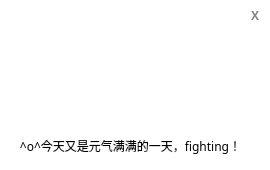
<?xml version="1.0" encoding="UTF-8"?>
<ui version="4.0">
 <class>Sunshine</class>
 <widget class="QWidget" name="Sunshine">
  <property name="geometry">
   <rect>
    <x>0</x>
    <y>0</y>
    <width>270</width>
    <height>170</height>
   </rect>
  </property>
  <property name="windowTitle">
   <string>Form</string>
  </property>
  <property name="styleSheet">
   <string notr="true">#Sunshine{
  background:white;
}</string>
  </property>
  <widget class="QLabel" name="label">
   <property name="geometry">
    <rect>
     <x>0</x>
     <y>0</y>
     <width>270</width>
     <height>120</height>
    </rect>
   </property>
   <property name="styleSheet">
    <string notr="true">#label{
  border-image:url(&quot;:/sunshine.jpg&quot;);
}</string>
   </property>
   <property name="text">
    <string/>
   </property>
  </widget>
  <widget class="QLabel" name="label_2">
   <property name="geometry">
    <rect>
     <x>240</x>
     <y>0</y>
     <width>30</width>
     <height>30</height>
    </rect>
   </property>
   <property name="font">
    <font>
     <family>微软雅黑</family>
     <weight>75</weight>
     <bold>true</bold>
    </font>
   </property>
   <property name="styleSheet">
    <string notr="true">QLabel{
   color:rgb(134, 134, 134);;
}
QLabel:hover{
  background-color:rgb(212, 64, 39);
  color:rgb(255, 255, 255);
  border-top-right-radius:3px;
}</string>
   </property>
   <property name="text">
    <string>X</string>
   </property>
   <property name="alignment">
    <set>Qt::AlignCenter</set>
   </property>
  </widget>
  <widget class="QLabel" name="label_3">
   <property name="geometry">
    <rect>
     <x>120</x>
     <y>80</y>
     <width>131</width>
     <height>31</height>
    </rect>
   </property>
   <property name="font">
    <font>
     <family>微软雅黑</family>
     <pointsize>11</pointsize>
    </font>
   </property>
   <property name="styleSheet">
    <string notr="true">color:white;</string>
   </property>
   <property name="text">
    <string>Good Moring ! </string>
   </property>
   <property name="alignment">
    <set>Qt::AlignCenter</set>
   </property>
  </widget>
  <widget class="QLabel" name="label_4">
   <property name="geometry">
    <rect>
     <x>0</x>
     <y>130</y>
     <width>261</width>
     <height>31</height>
    </rect>
   </property>
   <property name="font">
    <font>
     <family>微软雅黑</family>
    </font>
   </property>
   <property name="text">
    <string>^o^今天又是元气满满的一天，fighting！</string>
   </property>
   <property name="alignment">
    <set>Qt::AlignCenter</set>
   </property>
  </widget>
 </widget>
 <resources/>
 <connections/>
</ui>
